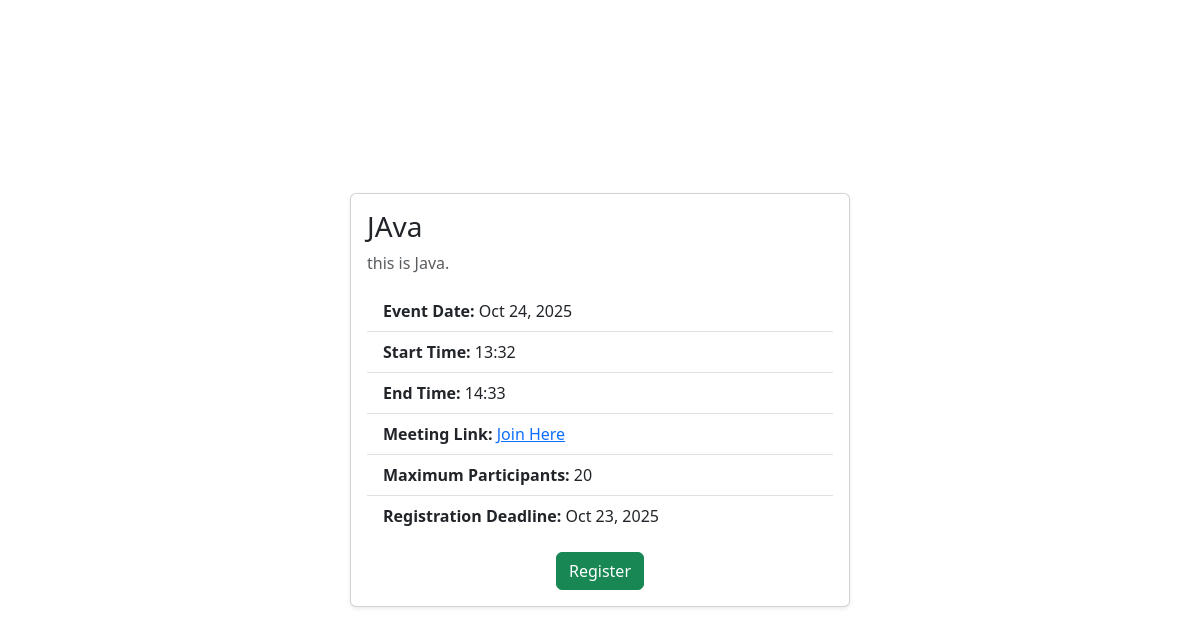
Page /api/auth/events/19/ (signed in) on the committed database.
### accounts/models.py (models this page shows, shortened)
class Event(models.Model):
    STATUS_CHOICES = [
        ("scheduled", "Scheduled"),
        ("cancelled", "Cancelled"),
    ]
    owner = models.ForeignKey(User, on_delete=models.CASCADE, related_name="created_events")
    owners = models.ManyToManyField(User, related_name="my_events", blank=True)
    registrants = models.ManyToManyField(User, related_name="registered_events", blank=True)
    title = models.CharField(max_length=200)
    description = models.TextField(blank=True)
    event_date = models.DateField()
    start_time = models.TimeField(null=True, blank=True)
    end_time = models.TimeField(null=True, blank=True)
    created_at = models.DateTimeField(auto_now_add=True)
    max_participants = models.PositiveIntegerField(null=True, blank=True)
    meeting_link = models.URLField(blank=True)
    registration_deadline = models.DateTimeField(null=True, blank=True)
    is_admin_event = models.BooleanField(default=False)
    invitation_emails = models.TextField(
        blank=True,
        null=True,
        help_text="Comma-separated email addresses for invitations"
    )
    status = models.CharField(max_length=20, choices=STATUS_CHOICES, default="scheduled")
    cancelled_at = models.DateTimeField(null=True, blank=True)
    cancel_reason = models.TextField(null=True, blank=True)
    class Meta:
        ordering = ['event_date']

### accounts/views.py (the view)
# urls.py: path('events/<int:event_id>/', views.event_detail, name='event_detail'),  # Event detail
@login_required
def event_detail(request, event_id):
    event = get_object_or_404(Event, id=event_id)
    return render(request, 'accounts/event_detail.html', {'event': event})

### accounts/templates/accounts/event_detail.html (shortened to what this page needs)
{% load static %}
<!DOCTYPE html>
<html lang="en">
<head>
 <link href="https://cdn.jsdelivr.net/npm/bootstrap@5.3.0/dist/css/bootstrap.min.css" rel="stylesheet" />
</head>
<body>
<div class="container vh-100 d-flex justify-content-center align-items-center">
 <div class="card shadow-sm" style="min-width: 350px; max-width: 500px; width: 100%;">
 <div class="card-body">
 <h3 class="card-title">{{ event.title }}</h3>
 <p class="card-text text-muted">{{ event.description }}</p>
 <ul class="list-group list-group-flush mb-3">
 <li class="list-group-item"><strong>Event Date:</strong> {{ event.event_date|date:"M d, Y" }}</li>
 <li class="list-group-item"><strong>Start Time:</strong> {{ event.start_time|time:"H:i" }}</li>
 <li class="list-group-item"><strong>End Time:</strong> {{ event.end_time|time:"H:i" }}</li>
   <li class="list-group-item"><strong>Meeting Link:</strong>
          <a href="{{ event.meeting_link }}" target="_blank">Join Here</a>
    </li>
    <li class="list-group-item"><strong>Maximum Participants:</strong> {{ event.max_participants }}</li>
    <li class="list-group-item"><strong>Registration Deadline:</strong> {{ event.registration_deadline|date:"M d, Y" }}</li>
   </ul>
   <div class="text-center">
    {% if user.is_authenticated %}
      {% if user in event.registrants.all %}
        <button class="btn btn-secondary" disabled>Registered</button>
      {% else %}
        <button id="registerBtn" class="btn btn-success" data-event-id="{{ event.id }}">Register</button>
      {% endif %}
    {% else %}
      <p><a href="{% url 'login' %}" class="btn btn-primary">Login</a> to register for this event.</p>
       {% endif %}
   </div>
  </div>
 </div>
</div>
</body>
</html>

### rows in the picture
Event: title "JAva", description "this is Java.", event_date "Oct 24, 2025", start_time "13:32", end_time "14:33", max_participants "20", registration_deadline "Oct 23, 2025"
